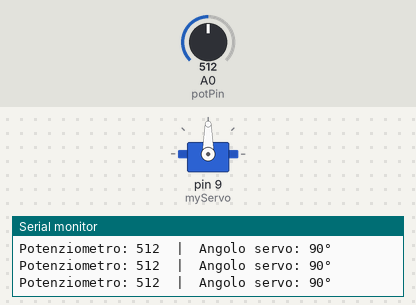
This sketch was run on a simulated Arduino Uno, built with avr-gcc and run on an emulated ATmega328P. Shown: servo, the last lines printed to the serial monitor. Inputs (shaded band) come from the test bench; at power-on: A0 (potPin) = 512.

Above: at 1.2 s.
1.3 s: A0 (potPin) set to 554
At 2.6 s:
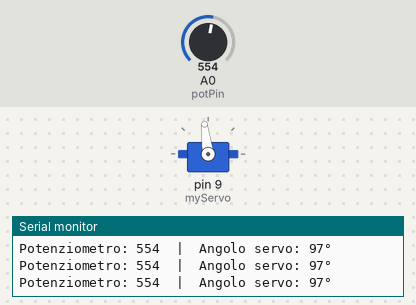
4.3 s: A0 (potPin) set to 580
At 4.8 s:
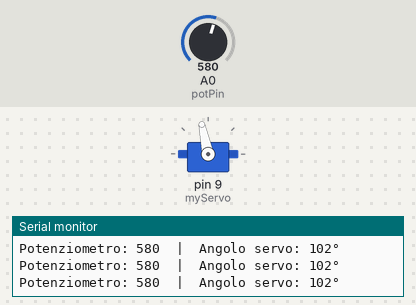
5.8 s: A0 (potPin) set to 991
At 6.3 s:
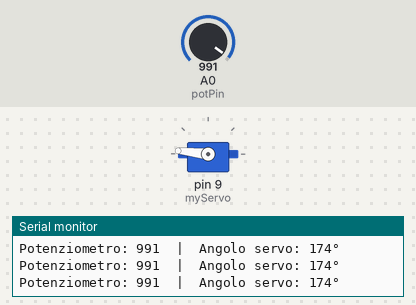
7.3 s: A0 (potPin) set to 1008
At 8.6 s:
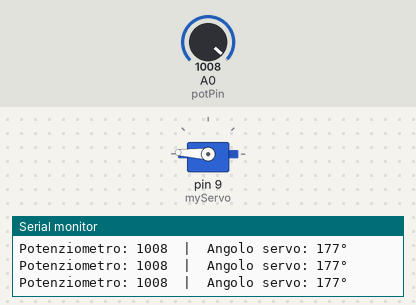
10.3 s: A0 (potPin) set to 900
At 10.6 s:
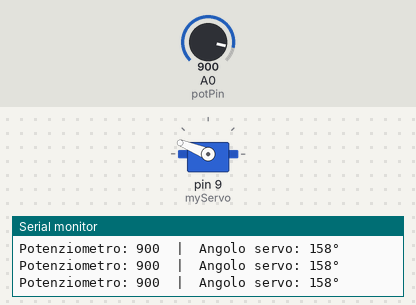
11.8 s: A0 (potPin) set to 1023
At 12.2 s:
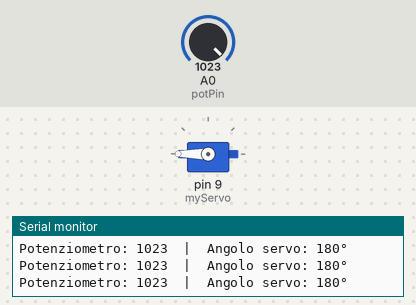
Timing chart, 0 to 14.3 s (numbered marks = the images above; inputs shaded):
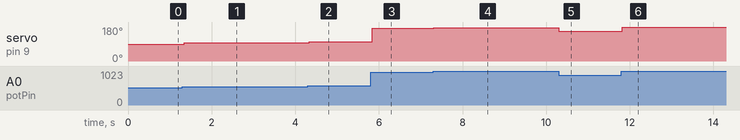

The sketch:

Potenziometro_ServoMotore.ino
```cpp
#include <Servo.h>  // Libreria per il controllo del servomotore

Servo myServo;          // Crea un oggetto Servo
int potPin = A0;        // Pin a cui è collegato il potenziometro
int potValue;           // Valore letto dal potenziometro (0 - 1023)
int angolo;             // Angolo del servo in gradi (0 - 180)

void setup() {
  Serial.begin(9600);   // Avvia la comunicazione seriale
  myServo.attach(9);    // Collega il servo al pin 9
}

void loop() {
  potValue = analogRead(potPin);          // Legge il valore analogico
  angolo = map(potValue, 0, 1023, 0, 180); // Converte in angolo (0° - 180°)

  myServo.write(angolo);                  // Muove il servo alla posizione corrispondente

  // Stampa i valori su Serial Monitor
  Serial.print("Potenziometro: ");
  Serial.print(potValue);
  Serial.print("  |  Angolo servo: ");
  Serial.print(angolo);
  Serial.println("°");

  delay(20);
}
```

Measured:
- after the input at 1.3 s, servo on pin 9 (myServo): 90° → 97° at once
- after the input at 4.3 s, servo on pin 9 (myServo): 97° → 102° at once
- after the input at 5.8 s, servo on pin 9 (myServo): 102° → 174° after 0.05 s
- after the input at 7.3 s, servo on pin 9 (myServo): 174° → 177° at once
- after the input at 10.3 s, servo on pin 9 (myServo): 177° → 158° at once
- after the input at 11.8 s, servo on pin 9 (myServo): 158° → 180° at once
